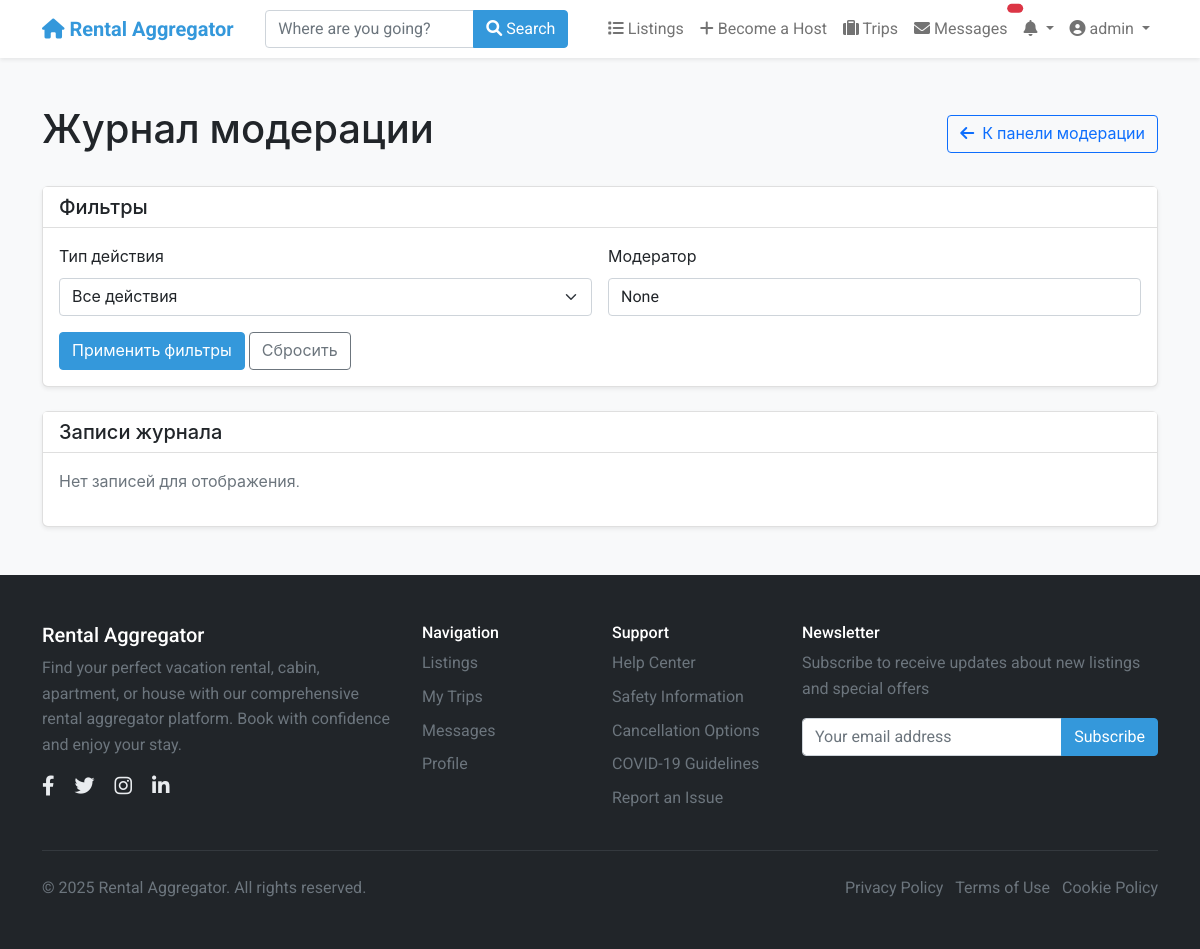
The page /moderation/logs/ (signed in) on the database as committed earlier.
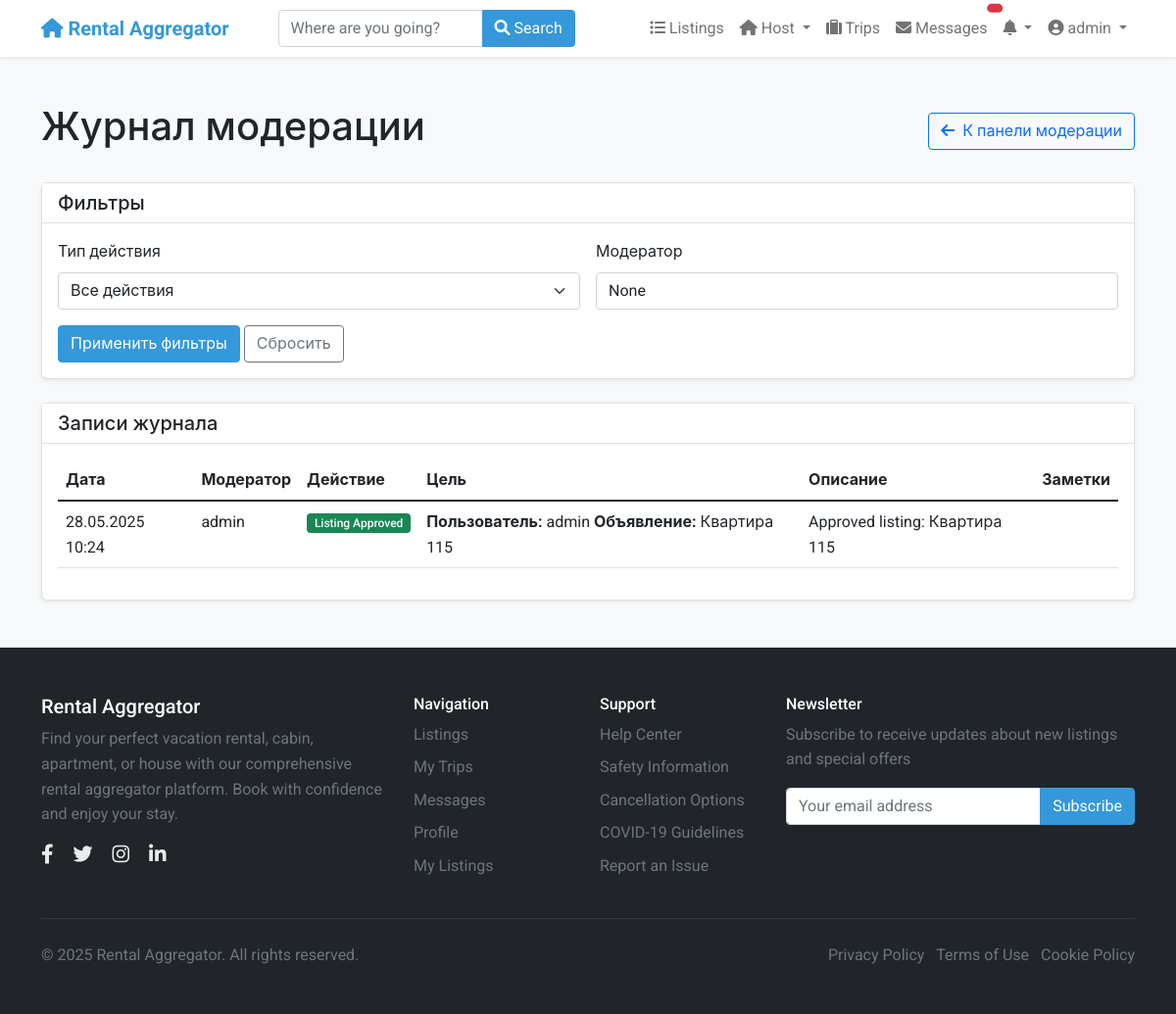
The same page on the database as committed later.
### moderation/models.py (models this page shows, shortened)
class ModerationLog(models.Model):
    ACTION_TYPES = [
        ('report_resolved', _('Report Resolved')),
        ('report_rejected', _('Report Rejected')),
        ('user_banned', _('User Banned')),
        ('user_unbanned', _('User Unbanned')),
        ('listing_approved', _('Listing Approved')),
        ('listing_rejected', _('Listing Rejected')),
        ('content_removed', _('Content Removed')),
        ('content_edited', _('Content Edited')),
    ]
    moderator = models.ForeignKey(
        settings.AUTH_USER_MODEL,
        on_delete=models.CASCADE,
        related_name='moderation_actions',
        verbose_name=_("Moderator")
    )
    action_type = models.CharField(_("Action Type"), max_length=30, choices=ACTION_TYPES)
    target_user = models.ForeignKey(
        settings.AUTH_USER_MODEL,
        on_delete=models.SET_NULL,
        null=True,
        blank=True,
        related_name='moderation_actions_received',
        verbose_name=_("Target User")
    )
    target_listing = models.ForeignKey(
        'listings.Listing',
        on_delete=models.SET_NULL,
        null=True,
        blank=True,
        related_name='moderation_actions',
        verbose_name=_("Target Listing")
    )
    report = models.ForeignKey(
        Report,
        on_delete=models.SET_NULL,
        null=True,
        blank=True,
        related_name='moderation_logs',
        verbose_name=_("Related Report")
    )
    description = models.TextField(_("Description"))
    notes = models.TextField(_("Notes"), blank=True)
    created_at = models.DateTimeField(_("Created At"), auto_now_add=True)
    class Meta:
        verbose_name = _("Moderation Log")
        verbose_name_plural = _("Moderation Logs")
        ordering = ['-created_at']

### users/models.py (models this page shows, shortened)
class User(AbstractUser):
    phone_number = models.CharField(_("Phone number"), max_length=20, blank=True)
    profile_picture = models.URLField(_("Profile picture URL"), blank=True)
    bio = models.TextField(_("Bio"), blank=True)
    is_phone_verified = models.BooleanField(_("Phone verified"), default=False)
    is_id_verified = models.BooleanField(_("ID verified"), default=False)
    is_host = models.BooleanField(_("Is host"), default=False)
    is_guest = models.BooleanField(_("Is guest"), default=True)
    ROLE_CHOICES = [
        ('user', _('Regular User')),
        ('host', _('Host')),
        ('moderator', _('Moderator')),
        ('admin', _('Administrator')),
    ]
    role = models.CharField(_("Role"), max_length=20, choices=ROLE_CHOICES, default='user')
    email_notifications = models.BooleanField(_("Email notifications"), default=True)
    sms_notifications = models.BooleanField(_("SMS notifications"), default=False)
    date_joined = models.DateTimeField(_("Date joined"), auto_now_add=True)
    last_updated = models.DateTimeField(_("Last updated"), auto_now=True)
    class Meta:
        verbose_name = _("User")
        verbose_name_plural = _("Users")

### listings/models.py (models this page shows, shortened)
class Listing(models.Model):
    title = models.CharField(_("Title"), max_length=100)
    description = models.TextField(_("Description"))
    address = models.CharField(_("Address"), max_length=255)
    city = models.CharField(_("City"), max_length=100)
    state = models.CharField(_("State/Province"), max_length=100)
    country = models.CharField(_("Country"), max_length=100)
    zip_code = models.CharField(_("ZIP/Postal Code"), max_length=20)
    latitude = models.DecimalField(_("Latitude"), max_digits=10, decimal_places=7, null=True, blank=True)
    longitude = models.DecimalField(_("Longitude"), max_digits=10, decimal_places=7, null=True, blank=True)
    price_per_night = models.DecimalField(_("Price per night"), max_digits=10, decimal_places=2)
    cleaning_fee = models.DecimalField(_("Cleaning fee"), max_digits=10, decimal_places=2, default=0)
    service_fee = models.DecimalField(_("Service fee"), max_digits=10, decimal_places=2, default=0)
    bedrooms = models.PositiveSmallIntegerField(_("Bedrooms"))
    bathrooms = models.DecimalField(_("Bathrooms"), max_digits=3, decimal_places=1)
    accommodates = models.PositiveSmallIntegerField(_("Accommodates"))
    property_type = models.CharField(_("Property type"), max_length=50)
    image_urls = models.JSONField(_("Image URLs"), default=list, null=True, blank=True)
    amenities = models.JSONField(_("Amenities"), default=list)
    house_rules = models.TextField(_("House rules"), blank=True)
    check_in_time = models.TimeField(_("Check-in time"), null=True, blank=True)
    check_out_time = models.TimeField(_("Check-out time"), null=True, blank=True)
    minimum_nights = models.PositiveSmallIntegerField(_("Minimum nights"), default=1)
    maximum_nights = models.PositiveSmallIntegerField(_("Maximum nights"), default=30)
    is_active = models.BooleanField(_("Is active"), default=True)
    is_approved = models.BooleanField(_("Is approved"), default=False)
    host = models.ForeignKey(
        settings.AUTH_USER_MODEL,
        on_delete=models.CASCADE,
        related_name='listings'
    )
    created_at = models.DateTimeField(_("Created at"), auto_now_add=True)
    updated_at = models.DateTimeField(_("Updated at"), auto_now=True)
    class Meta:
        verbose_name = _("Listing")
        verbose_name_plural = _("Listings")
        ordering = ['-created_at', '-id']
        ordering = ['-created_at']

### moderation/views.py (the view)
# urls.py: path('logs/', views.moderation_logs, name='logs'),
@login_required
@user_passes_test(is_moderator)
def moderation_logs(request):
    from .models import ModerationLog
    action_type = request.GET.get('action_type')
    logs = ModerationLog.objects.select_related('moderator', 'target_user', 'target_listing').all()
    if action_type and action_type in [choice[0] for choice in ModerationLog.ACTION_TYPES]:
        logs = logs.filter(action_type=action_type)
    moderator_id = request.GET.get('moderator')
    if moderator_id:
        try:
            logs = logs.filter(moderator_id=int(moderator_id))
        except ValueError:
            pass
    return render(request, 'moderation/logs.html', {
        'logs': logs,
        'action_type_choices': ModerationLog.ACTION_TYPES,
        'current_action_type': action_type,
        'current_moderator': moderator_id
    })

### moderation/views.py (called while the page is built)
def is_moderator(user):
    return user.is_staff or user.is_superuser

### moderation/templates/moderation/logs.html (shortened to what this page needs)
{% extends 'base.html' %}
{% load static %}
{% block content %}
<div class="container py-4">
    <div class="d-flex justify-content-between align-items-center mb-4">
        <h1>Журнал модерации</h1>
        <a href="{% url 'moderation:dashboard' %}" class="btn btn-outline-primary">
            <i class="fas fa-arrow-left me-1"></i> К панели модерации
        </a>
    </div>
    <div class="card shadow-sm mb-4">
        <div class="card-header bg-white">
            <h5 class="mb-0">Фильтры</h5>
        </div>
        <div class="card-body">
            <form method="get" class="row g-3">
                <div class="col-md-6">
                    <label for="action_type" class="form-label">Тип действия</label>
                    <select name="action_type" id="action_type" class="form-select">
                        <option value="">Все действия</option>
                    </select>
                </div>
                <div class="col-md-6">
                    <label for="moderator" class="form-label">Модератор</label>
                    <input type="text" name="moderator" id="moderator" class="form-control"
                           value="{{ current_moderator }}" placeholder="ID модератора">
                </div>
                <div class="col-12">
                    <button type="submit" class="btn btn-primary">Применить фильтры</button>
                    <a href="{% url 'moderation:logs' %}" class="btn btn-outline-secondary">Сбросить</a>
                </div>
            </form>
        </div>
    </div>
    <div class="card shadow-sm">
        <div class="card-header bg-white">
            <h5 class="mb-0">Записи журнала</h5>
        </div>
        <div class="card-body">
            {% if logs %}
            <div class="table-responsive">
                <table class="table table-hover">
                    <thead>
                        <tr>
                            <th>Дата</th>
                            <th>Модератор</th>
                            <th>Действие</th>
                            <th>Цель</th>
                            <th>Описание</th>
                            <th>Заметки</th>
                        </tr>
                    </thead>
                    <tbody>
                        {% for log in logs %}
                        <tr>
                            <td>{{ log.created_at|date:"d.m.Y H:i" }}</td>
                            <td>{{ log.moderator.username }}</td>
                            <td>
                                <span class="badge
                                    {% if log.action_type == 'listing_approved' %}bg-success
                                    {% elif log.action_type == 'listing_rejected' %}bg-danger
                                    {% elif log.action_type == 'user_banned' %}bg-warning
                                    {% elif log.action_type == 'report_resolved' %}bg-info
                                    {% else %}bg-secondary{% endif %}">
                                    {{ log.get_action_type_display }}
                                </span>
                            </td>
                            <td>
                                {% if log.target_user %}
                                <strong>Пользователь:</strong> {{ log.target_user.username }}
                                {% endif %}
                                {% if log.target_listing %}
                                <strong>Объявление:</strong> {{ log.target_listing.title|truncatechars:30 }}
                                {% endif %}
                            </td>
                            <td>{{ log.description|truncatechars:50 }}</td>
                            <td>{{ log.notes|truncatechars:30 }}</td>
                        </tr>
                        {% endfor %}
                    </tbody>
                </table>
            </div>
            {% else %}
            <p class="text-muted">Нет записей для отображения.</p>
            {% endif %}
        </div>
    </div>
</div>
{% endblock %}

### templates/includes/navbar.html (shortened to what the changed rows need)
<nav class="navbar navbar-expand-lg navbar-light bg-white shadow-sm">
    <div class="container">
        <div class="collapse navbar-collapse" id="navbarSupportedContent">
            <ul class="navbar-nav ms-auto mb-2 mb-lg-0">
                {% if user.is_authenticated %}
                    {% if user.is_host %}
                    <li class="nav-item dropdown">
                        <a class="nav-link dropdown-toggle" href="#" id="hostDropdown" role="button"
                           data-bs-toggle="dropdown" aria-expanded="false">
                            <i class="fas fa-home"></i> Host
                        </a>
                    </li>
                    {% else %}
                    <li class="nav-item">
                        <a class="nav-link" href="{% url 'listings:listing_create' %}">
                            <i class="fas fa-plus"></i> Become a Host
                        </a>
                    </li>
                    {% endif %}
                {% endif %}
            </ul>
        </div>
    </div>
</nav>

Rows that differ between the two databases and show on the page:
changed User "admin": is_host False → True (drawn)
added ModerationLog: created_at "28.05.2025 10:24", moderator.username "admin", action_type "Listing Approved", target_user.username "admin", target_listing "Квартира 115", description "Approved listing: Квартира 115"
Other text that changed with them:
text no longer shown: "Become a Host Нет записей для отображения."
text now shown: "Host Дата Модератор Действие Цель Описание Заметки My Listings"
